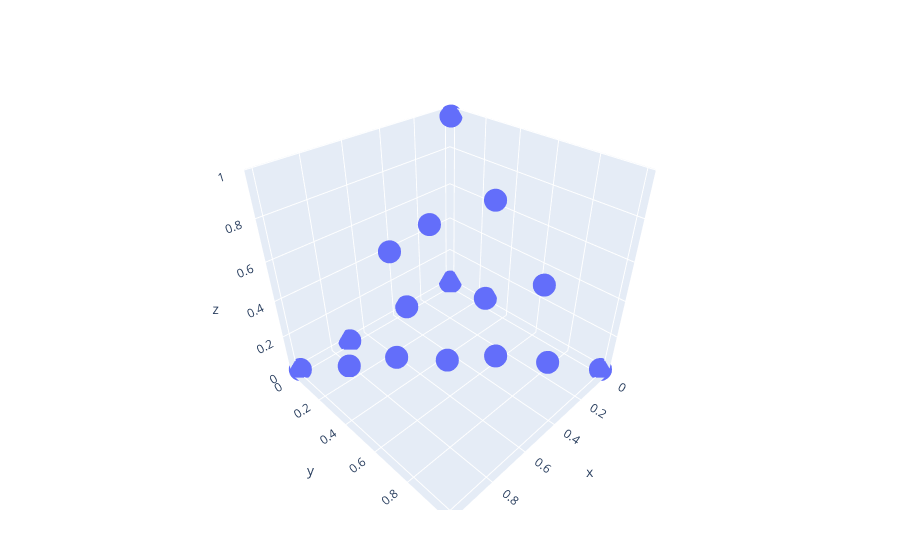

Notebook source saved alongside this figure:
### Markdown cell above
## Plot results

Plot input constellation

### Code cell
df_i = DataFrame(input, :auto)
plot(df_i, x=:x1, y=:x2, z=:x3, type="scatter3d", mode="markers")

### Figure 1 — Plotly figure (JSON) as saved in the notebook; plotly's stock layout.template omitted (floating-point values rounded to 4 significant figures)
{"data": [{"mode": "markers", "type": "scatter3d", "x": [1.0, 0.007918, 0.1711, 0.4694, 0.8288, 0.3442, 0.4847, 0.004411, 1.522e-07, 0.3083, 0.01293, 0.1549, 0.01473, 0.7154, 0.6474, 0.01486], "xaxis": "x", "y": [1.522e-07, 0.007476, 0.02028, 0.06117, 0.154, 0.01241, 0.464, 0.008197, 1.0, 0.6127, 0.643, 0.8059, 0.282, 0.002598, 0.2867, 0.3172], "yaxis": "y", "z": [1.81e-07, 0.01637, 0.4595, 0.4453, 0.01064, 0.02253, 0.02575, 0.9723, 1.069e-06, 0.03442, 0.3149, 0.01944, 0.04768, 0.00474, 0.0342, 0.6453]}], "layout": {"legend": {"tracegroupgap": 0}, "margin": {"b": 50, "l": 50, "r": 50, "t": 60}, "xaxis": {"title": {"text": "x1"}}, "yaxis": {"title": {"text": "x2"}}}}
